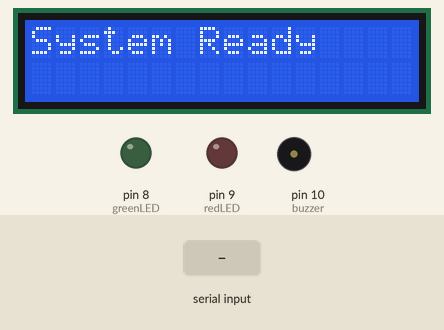
The sketch below on a simulated Arduino Uno, built with avr-gcc and run on an emulated ATmega328P. Parts: 16×2 character LCD, output pins drawn as LEDs (lit = HIGH), buzzer (waves = sounding). The test bench sets the inputs (shaded band).

Above: at 1.2 s.
1.3 s: "G" received over Serial
At 2.7 s:
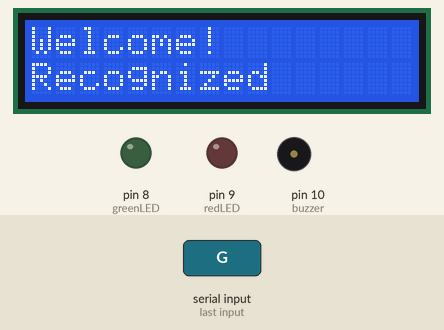
3.8 s: "R" received over Serial
At 5.8 s:
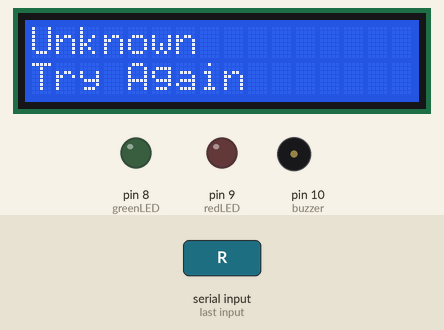
6.3 s: "1" received over Serial
At 7.5 s:
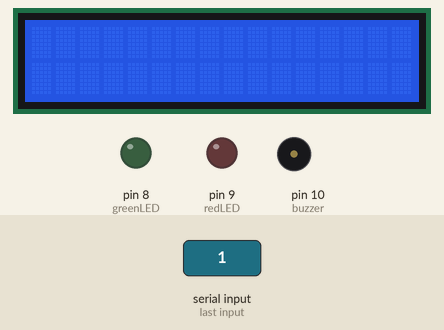
Timing chart, 0 to 9.3 s (numbered marks = the images above; inputs shaded):
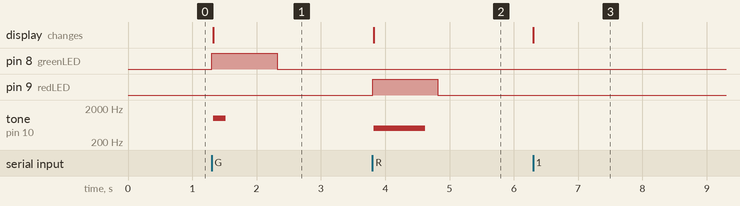

Measured:
- after the input at 1.3 s, pin 8 (greenLED): LOW → HIGH at once, → LOW 1.0 s later; tone on pin 10 (buzzer): silent → 1000 Hz at once, → silent 0.20 s later; the display: changes at once (image 1)
- after the input at 3.8 s, pin 9 (redLED): LOW → HIGH at once, → LOW 1.0 s later; tone on pin 10 (buzzer): silent → 500 Hz at once, → silent 0.80 s later; the display: changes at once (image 2)
- after the input at 6.3 s, the display: changes at once (image 3)

The sketch:

slot4_system.ino
```cpp
#include <Wire.h>
#include <LiquidCrystal_I2C.h>

LiquidCrystal_I2C lcd(0x27, 16, 2);

int greenLED = 8;
int redLED = 9;
int buzzer = 10;

void setup() {
  Serial.begin(9600);

  pinMode(greenLED, OUTPUT);
  pinMode(redLED, OUTPUT);
  pinMode(buzzer, OUTPUT);

  lcd.init();
  lcd.backlight();

  lcd.setCursor(0, 0);
  lcd.print("System Ready");
}

void loop() {
  if (Serial.available() > 0) {
    char cmd = Serial.read();

    lcd.clear();

    if (cmd == 'G') {
      // SUCCESS
      digitalWrite(greenLED, HIGH);
      digitalWrite(redLED, LOW);

      lcd.setCursor(0, 0);
      lcd.print("Welcome!");
      lcd.setCursor(0, 1);
      lcd.print("Recognized");

      tone(buzzer, 1000, 200);
      delay(1000);

      digitalWrite(greenLED, LOW);
    }

    if (cmd == 'R') {
      // FAIL
      digitalWrite(greenLED, LOW);
      digitalWrite(redLED, HIGH);

      lcd.setCursor(0, 0);
      lcd.print("Unknown");
      lcd.setCursor(0, 1);
      lcd.print("Try Again");

      tone(buzzer, 500, 800);
      delay(1000);

      digitalWrite(redLED, LOW);
    }
  }
}
```
